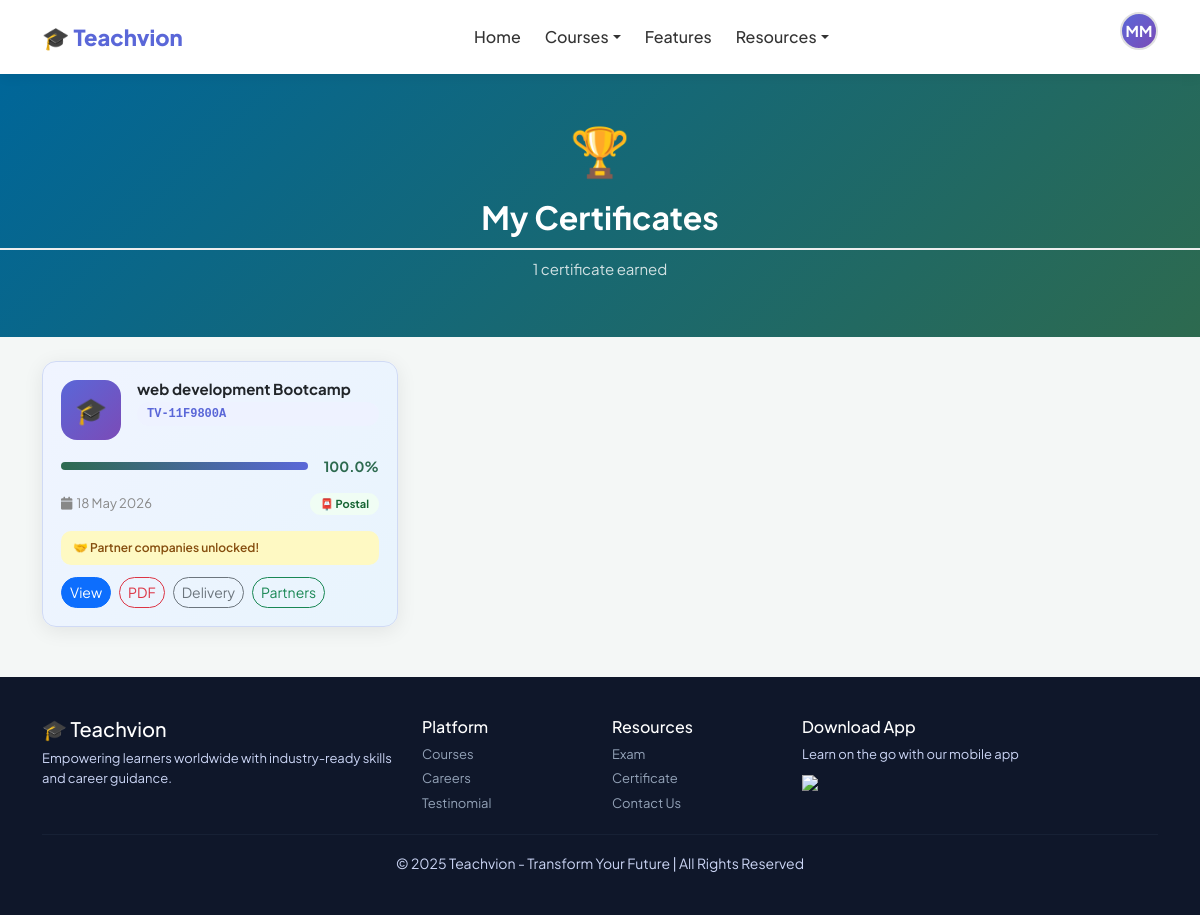
Screenshot of /certificate/ (signed in) with the database file from the repository.
### accounts/models.py (models this page shows, shortened)
class CustomUser(AbstractUser):
    ROLE_CHOICES = [
        ('student', 'Student'),
        ('trainer', 'Trainer'),
        ('admin', 'Admin'),
    ]
    email = models.EmailField(unique=True)
    role = models.CharField(max_length=10, choices=ROLE_CHOICES, default='student')
    phone = models.CharField(max_length=15, blank=True)
    profile_pic = models.ImageField(upload_to='profiles/', blank=True, null=True)
    bio = models.TextField(blank=True)
    created_at = models.DateTimeField(auto_now_add=True)
    USERNAME_FIELD = 'email'
    REQUIRED_FIELDS = ['username', 'first_name', 'last_name']
    def get_dashboard_url(self):
        urls = {
            'student': '/dashboard/student/',
            'trainer': '/dashboard/trainer/',
            'admin':   '/dashboard/admin/',
        }
        return urls.get(self.role, '/')

### certificates/models.py (models this page shows, shortened)
class Certificate(models.Model):
    DELIVERY_CHOICES = [
        ('digital', 'Digital Download'),
        ('post', 'Postal Mail'),
        ('pdf', 'PDF Download'),
    ]
    student = models.ForeignKey(settings.AUTH_USER_MODEL, on_delete=models.CASCADE, related_name='certificates')
    course = models.ForeignKey(Course, on_delete=models.CASCADE, related_name='certificates')
    exam_attempt = models.OneToOneField(
        'exams.ExamAttempt', on_delete=models.SET_NULL,
        null=True, blank=True, related_name='certificate'
    )
    certificate_number = models.CharField(max_length=20, unique=True, editable=False)
    delivery_method = models.CharField(max_length=10, choices=DELIVERY_CHOICES, default='digital')
    postal_address = models.TextField(blank=True)
    issued_at = models.DateTimeField(auto_now_add=True)

### courses/models.py (models this page shows, shortened)
class Course(models.Model):
    CATEGORY_CHOICES = [
        ('web', 'Web Development'),
        ('java', 'Java Full Stack'),
        ('python', 'Python Full Stack'),
        ('data', 'Data Analytics'),
        ('ai', 'AI/ML'),
        ('accounting', 'Accounting & Finance'),
        ('business', 'Business Management'),
        ('diet', 'Diet & Nutrition'),
        ('computer_science', 'Computer Science'),
    ]
    trainer = models.ForeignKey(
        settings.AUTH_USER_MODEL,
        on_delete=models.SET_NULL,
        null=True, blank=True,
        related_name='courses_taught',
        limit_choices_to={'role': 'trainer'}
    )
    title = models.CharField(max_length=200)
    description = models.TextField()
    category = models.CharField(max_length=20, choices=CATEGORY_CHOICES)
    price = models.DecimalField(max_digits=10, decimal_places=2)
    thumbnail = models.ImageField(upload_to='course_thumbnails/', blank=True, null=True)
    badge = models.CharField(max_length=50, blank=True)
    is_active = models.BooleanField(default=True)
    created_at = models.DateTimeField(auto_now_add=True)
    updated_at = models.DateTimeField(auto_now=True)

### exams/models.py (models this page shows, shortened)
class ExamAttempt(models.Model):
    student = models.ForeignKey(
        settings.AUTH_USER_MODEL, on_delete=models.CASCADE, related_name='exam_attempts'
    )
    course = models.ForeignKey(Course, on_delete=models.CASCADE, related_name='exam_attempts')
    score = models.PositiveIntegerField(default=0)
    total_questions = models.PositiveIntegerField(default=0)
    percentage = models.FloatField(default=0.0)
    passed = models.BooleanField(default=False)          # >= 50%
    eligible_for_partner = models.BooleanField(default=False)  # >= 70%
    attempted_at = models.DateTimeField(auto_now_add=True)

### certificates/views.py (the view)
# urls.py: path('certificate/', views.certificate_hub_view, name='certificate'),
@login_required
def certificate_hub_view(request):
    certificates = Certificate.objects.filter(student=request.user).select_related('course', 'exam_attempt')
    return render(request, 'certificate_hub.html', {'certificates': certificates})

### certificates/templates/certificate_hub.html (shortened to what this page needs)
{% extends 'base.html' %}
{% block content %}
<div class="cert-hero">
  <div style="font-size:48px; margin-bottom:12px;">🏆</div>
  <h2 class="fw-bold">My Certificates</h2>
  <p style="opacity:.8; font-size:15px; margin-top:6px;">{{ certificates|length }} certificate{% if certificates|length != 1 %}s{% endif %} earned</p>
</div>
<div class="container my-4">
  {% if certificates %}
  <div class="row g-4">
    {% for cert in certificates %}
    <div class="col-md-6 col-lg-4">
      <div class="cert-card">
        <div class="d-flex align-items-start gap-3 mb-3">
          <div class="cert-icon">🎓</div>
          <div style="flex:1;">
            <h6 class="fw-bold mb-1" style="font-size:15px;">{{ cert.course.title }}</h6>
            <div class="cert-number">{{ cert.certificate_number }}</div>
          </div>
        </div>
        {% if cert.exam_attempt %}
        <div class="d-flex align-items-center gap-3 mb-3">
          <div style="flex:1; background:#e9ecef; border-radius:10px; height:8px;">
            <div style="width:{{ cert.exam_attempt.percentage|floatformat:0 }}%; background:linear-gradient(90deg,#2d6a4f,#5a67d8); height:8px; border-radius:10px;"></div>
          </div>
          <div style="font-size:14px; font-weight:700; color:#2d6a4f;">{{ cert.exam_attempt.percentage|floatformat:1 }}%</div>
        </div>
        {% endif %}
        <div class="d-flex justify-content-between align-items-center mb-3" style="font-size:13px; color:#888;">
          <span><i class="fas fa-calendar me-1"></i>{{ cert.issued_at|date:"d M Y" }}</span>
          <span class="delivery-chip d-{{ cert.delivery_method }}">
            {% if cert.delivery_method == 'digital' %}📱 Digital
            {% elif cert.delivery_method == 'pdf' %}📄 PDF
            {% else %}📮 Postal
            {% endif %}
          </span>
        </div>
        {% if cert.exam_attempt and cert.exam_attempt.eligible_for_partner %}
        <div style="background:#fef9c3; border-radius:10px; padding:8px 12px; margin-bottom:12px; font-size:12px; font-weight:600; color:#854d0e;">
          🤝 Partner companies unlocked!
        </div>
        {% endif %}
        <div class="d-flex gap-2 flex-wrap">
          <a href="{% url 'certificate_detail' cert.id %}" class="btn btn-sm btn-primary rounded-pill">View</a>
          <a href="{% url 'certificate_pdf' cert.id %}" class="btn btn-sm btn-outline-danger rounded-pill">PDF</a>
          <a href="{% url 'certificate_delivery' cert.id %}" class="btn btn-sm btn-outline-secondary rounded-pill">Delivery</a>
          {% if cert.exam_attempt and cert.exam_attempt.eligible_for_partner %}
          <a href="{% url 'partner_companies' cert.course.id %}" class="btn btn-sm btn-outline-success rounded-pill">Partners</a>
          {% endif %}
        </div>
      </div>
    </div>
    {% endfor %}
  </div>
  {% endif %}
</div>
{% endblock %}

### courses/templates/base.html (shortened to what this page needs)
{% load static %}
<!DOCTYPE html>
<html lang="en">
<head>
  <link rel="stylesheet" href="{% static 'css/style.css' %}">
  <link href="https://cdn.jsdelivr.net/npm/bootstrap@5.3.0/dist/css/bootstrap.min.css" rel="stylesheet">
  <link rel="stylesheet" href="https://cdnjs.cloudflare.com/ajax/libs/font-awesome/6.4.0/css/all.min.css">
</head>
<body>
<nav class="navbar navbar-expand-lg">
  <div class="container">
    <a class="logo" href="{% url 'index' %}">🎓 Teachvion</a>
    <div class="collapse navbar-collapse justify-content-center" id="navbarMain">
      <ul class="navbar-nav">
        <li class="nav-item"><a class="nav-link" href="{% url 'index' %}">Home</a></li>
        <li class="nav-item dropdown">
          <a class="nav-link dropdown-toggle" href="#" data-bs-toggle="dropdown">Courses</a>
        </li>
        <li class="nav-item"><a class="nav-link" href="#Features">Features</a></li>
        <li class="nav-item dropdown">
          <a class="nav-link dropdown-toggle" href="#" data-bs-toggle="dropdown">Resources</a>
        </li>
      </ul>
    </div>
    <div class="d-flex align-items-center gap-2">
      {% if user.is_authenticated %}
        <div class="dropdown profile-dropdown">
          <div class="profile-avatar dropdown-toggle" data-bs-toggle="dropdown">
            {% if user.profile_pic %}
              <img src="{{ user.profile_pic.url }}" alt="Profile">
            {% else %}
              {{ user.first_name|first|upper }}{{ user.last_name|first|upper }}
            {% endif %}
          </div>
        </div>
      {% else %}
        <a href="{% url 'login' %}" class="btn btn-login">Log in</a>
        <a href="{% url 'register' %}" class="btn btn-signup">Sign up</a>
      {% endif %}
    </div>
  </div>
</nav>
{% block content %}{% endblock %}
<footer class="footer">
  <div class="container">
    <div class="row">
      <div class="col-md-4">
        <h5>🎓 Teachvion</h5>
        <p>Empowering learners worldwide with industry-ready skills and career guidance.</p>
      </div>
      <div class="col-md-2">
        <h6>Platform</h6>
        <p><a href="{% url 'index' %}#courses">Courses</a></p>
        <p><a href="{% url 'index' %}#jobs">Careers</a></p>
        <p><a href="{% url 'index' %}#testinomial">Testinomial</a></p>
      </div>
      <div class="col-md-2">
        <h6>Resources</h6>
        <p><a href="{% url 'exam' %}">Exam</a></p>
        <p><a href="{% url 'certificate' %}">Certificate</a></p>
        <p><a href="#contact">Contact Us</a></p>
      </div>
      <div class="col-md-4">
        <h6>Download App</h6>
        <p>Learn on the go with our mobile app</p>
        <img src="https://upload.wikimedia.org/wikipedia/commons/7/78/Google_Play_Store_badge_EN.svg" width="130">
      </div>
    </div>
    <hr>
    <div class="text-center">
      <small>© 2025 Teachvion - Transform Your Future | All Rights Reserved</small>
    </div>
  </div>
</footer>
</body>
</html>

### static/css/style.css (style rules this page uses)
:root { --primary: #5a67d8; --primary-dark: #4c56c0; --accent: #7b4bb7; --success: #2d6a4f; --bg: #f4f7f6; --text: #1a1a2e; }
* { font-family: 'Plus Jakarta Sans', 'Segoe UI', sans-serif; box-sizing: border-box; }
body { background: var(--bg); margin: 0; color: var(--text); }
.navbar { background: white; padding: 12px 0; box-shadow: 0 2px 12px rgba(0, 0, 0, 0.07); position: sticky; top: 0; z-index: 1000; }
.logo { font-size: 22px; font-weight: 800; color: var(--primary); text-decoration: none; }
.nav-link { color: #333 !important; font-weight: 500; margin: 0 4px; transition: color 0.2s; }
.footer { background: #0f172a; color: #cbd5f5; padding: 40px 0; margin-top: 50px; }
.footer h5, .footer h6 { color: white; }
.footer p { font-size: 13px; margin: 5px 0; }
.footer a { color: #94a3b8; text-decoration: none; font-size: 13px; }
.footer hr { border-color: #334155; }
.profile-avatar { width: 38px; height: 38px; border-radius: 50%; background: linear-gradient(135deg, var(--primary), var(--accent)); color: white; font-weight: 700; font-size: 15px; display: flex; align-items: center; justify-content: center; cursor: pointer; border: 2px solid #e0e0e0; }
body { background: url('https://images.unsplash.com/photo-1600585154731-9d8e469e2b01?ixlib=rb-4.0.3&auto=format&fit=crop&w=1350&q=80') no-repeat center center fixed; background-size: cover; }
h2 { color: #006699; font-size: 22px; font-weight: 700; border-bottom: 2px solid #eee; padding-bottom: 12px; margin-bottom: 24px; margin-top: 24px; }
.cert-number { font-size: 11px; color: #aaa; font-family: monospace; margin-top: 4px; }
.cert-hero { background: linear-gradient(135deg, #006699, #2d6a4f); color: white; padding: 40px 0; text-align: center; }
.cert-card { background: white; border-radius: 20px; padding: 24px; box-shadow: 0 4px 20px rgba(0,0,0,.08); border: 1px solid #e9edf2; transition: .25s; height: 100%; }
.cert-number { font-size: 12px; color: #5a67d8; font-weight: 700; font-family: monospace; background: #eef2ff; padding: 3px 10px; border-radius: 20px; }
.cert-icon { width: 60px; height: 60px; border-radius: 16px; background: linear-gradient(135deg, #5a67d8, #7b4bb7); color: white; font-size: 26px; display: flex; align-items: center; justify-content: center; flex-shrink: 0; }
.delivery-chip { font-size: 11px; font-weight: 700; padding: 3px 10px; border-radius: 20px; }
.d-post { background: #f0fdf4; color: #166534; }
body { background: #f4f7f6; }
.cert-card { background: linear-gradient(135deg, #f0f4ff, #e8f4fd); border-radius: 14px; padding: 18px; border: 1px solid #d0daf5; }
.profile-avatar { width: 90px; height: 90px; border-radius: 50%; background: linear-gradient(135deg,#1a5f7a,#2d6a4f); color: white; font-size: 32px; font-weight: 800; display: flex; align-items: center; justify-content: center; margin: 0 auto 12px; position: relative; }
body { background: #f4f7fc; }

### courses/templates/base.html (style rules this page uses)
:root { --primary: #5a67d8; --primary-dark: #4c56c0; --accent: #7b4bb7; --success: #2d6a4f; --bg: #f4f7f6; }
* { font-family: 'Plus Jakarta Sans', sans-serif; }
body { background: var(--bg); margin: 0; }
.navbar { background: white; padding: 12px 0; box-shadow: 0 2px 12px rgba(0,0,0,0.07); position: sticky; top: 0; z-index: 1000; }
.logo { font-size: 22px; font-weight: 800; color: var(--primary); text-decoration: none; }
.nav-link { color: #333 !important; font-weight: 500; margin: 0 4px; }
.profile-dropdown .dropdown-toggle::after { display: none; }
.profile-avatar { width: 38px; height: 38px; border-radius: 50%; background: linear-gradient(135deg, var(--primary), var(--accent)); color: white; font-weight: 700; font-size: 15px; display: flex; align-items: center; justify-content: center; cursor: pointer; border: 2px solid #e0e0e0; }
.footer { background: #0f172a; color: #cbd5f5; padding: 40px 0; margin-top: 50px; }
.footer h5, .footer h6 { color: white; }
.footer p, .footer a { font-size: 13px; margin: 5px 0; }
.footer a { color: #94a3b8; text-decoration: none; }
.footer hr { border-color: #334155; }

### rows the page displays
CustomUser: first_name|first "M", last_name|first "M"
Certificate: course "web development Bootcamp", certificate_number "TV-11F9800A", exam_attempt.percentage "100.0", issued_at "18 May 2026", delivery_method "📮 Postal", shows "🤝 Partner companies unlocked!", shows "Partners"

### other values shown
{{ certificates|length }} "1"
